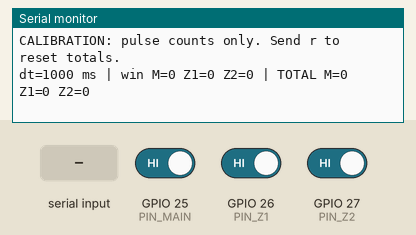
The sketch below on a simulated ESP32. On the bench: the last lines printed to the serial monitor. The inputs (shaded band) are chosen by the test bench; at power-on: GPIO 25 (PIN_MAIN) HIGH, GPIO 26 (PIN_Z1) HIGH, GPIO 27 (PIN_Z2) HIGH. Random numbers use the default seed unless the sketch sets one.

Above: at 1.4 s.
1.5 s: "r" received over Serial
At 2.0 s:
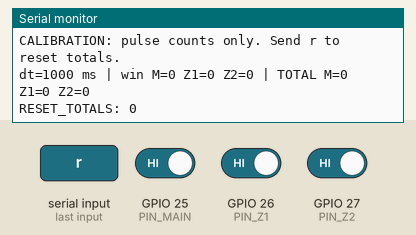
3.0 s: GPIO 25 (PIN_MAIN) driven LOW
At 3.9 s:
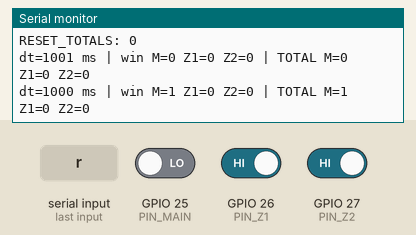
4.5 s: GPIO 26 (PIN_Z1) driven LOW
At 5.8 s:
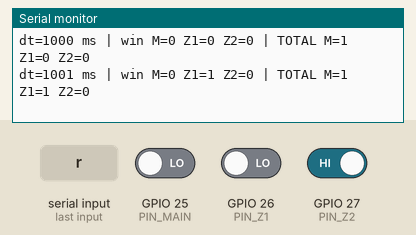
6.0 s: GPIO 27 (PIN_Z2) driven LOW
At 7.1 s:
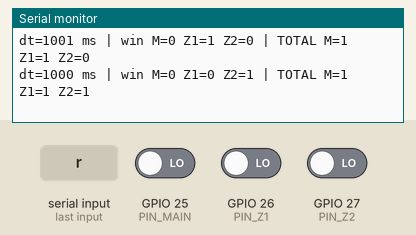

The sketch:

water_node_usb.ino
```cpp
#include <Arduino.h>
#include <esp_system.h>

constexpr bool CALIBRATION_MODE = true;
constexpr float PULSES_PER_LITER_MAIN = 0.0f;
constexpr float PULSES_PER_LITER_Z1 = 0.0f;
constexpr float PULSES_PER_LITER_Z2 = 0.0f;
constexpr uint8_t PIN_MAIN = 25, PIN_Z1 = 26, PIN_Z2 = 27;
constexpr uint32_t SAMPLE_INTERVAL_MS = 1000;
const char* DEVICE_ID = "water-node-01";
portMUX_TYPE flowMux = portMUX_INITIALIZER_UNLOCKED;
volatile uint32_t winMain = 0, winZ1 = 0, winZ2 = 0;
volatile uint32_t totalMain = 0, totalZ1 = 0, totalZ2 = 0;
uint32_t lastSampleMs = 0, sampleSequence = 0;
char bootId[17] = {0};

void IRAM_ATTR pulseMainISR() {
  portENTER_CRITICAL_ISR(&flowMux); ++winMain; ++totalMain; portEXIT_CRITICAL_ISR(&flowMux);
}
void IRAM_ATTR pulseZ1ISR() {
  portENTER_CRITICAL_ISR(&flowMux); ++winZ1; ++totalZ1; portEXIT_CRITICAL_ISR(&flowMux);
}
void IRAM_ATTR pulseZ2ISR() {
  portENTER_CRITICAL_ISR(&flowMux); ++winZ2; ++totalZ2; portEXIT_CRITICAL_ISR(&flowMux);
}
bool calibrationValid() {
  return PULSES_PER_LITER_MAIN > 0.0f && PULSES_PER_LITER_Z1 > 0.0f && PULSES_PER_LITER_Z2 > 0.0f;
}
void readSerialCommands() {
  while (Serial.available()) {
    const char cmd = static_cast<char>(Serial.read());
    if (CALIBRATION_MODE && (cmd == 'r' || cmd == 'R')) {
      portENTER_CRITICAL(&flowMux);
      totalMain = totalZ1 = totalZ2 = 0;
      portEXIT_CRITICAL(&flowMux);
      Serial.println("RESET_TOTALS: 0");
    }
  }
}
void setup() {
  Serial.begin(115200);
  delay(250);
  pinMode(PIN_MAIN, INPUT); pinMode(PIN_Z1, INPUT); pinMode(PIN_Z2, INPUT);
  attachInterrupt(digitalPinToInterrupt(PIN_MAIN), pulseMainISR, FALLING);
  attachInterrupt(digitalPinToInterrupt(PIN_Z1), pulseZ1ISR, FALLING);
  attachInterrupt(digitalPinToInterrupt(PIN_Z2), pulseZ2ISR, FALLING);
  lastSampleMs = millis();
  snprintf(bootId, sizeof(bootId), "%08lx%08lx",
           (unsigned long)esp_random(), (unsigned long)esp_random());
  if (CALIBRATION_MODE)
    Serial.println("CALIBRATION: pulse counts only. Send r to reset totals.");
  else if (!calibrationValid())
    Serial.println("ERROR: set measured pulses/L for all three sensors.");
  else
    Serial.println("USB SERIAL: JSON telemetry each second at 115200 baud.");
}
void loop() {
  readSerialCommands();
  const uint32_t now = millis();
  if (static_cast<uint32_t>(now - lastSampleMs) >= SAMPLE_INTERVAL_MS) {
    const uint32_t elapsedMs = static_cast<uint32_t>(now - lastSampleMs);
    lastSampleMs = now;
    uint32_t m, z1, z2, tm, tz1, tz2;
    portENTER_CRITICAL(&flowMux);
    m = winMain; z1 = winZ1; z2 = winZ2;
    winMain = winZ1 = winZ2 = 0;
    tm = totalMain; tz1 = totalZ1; tz2 = totalZ2;
    portEXIT_CRITICAL(&flowMux);
    if (CALIBRATION_MODE) {
      Serial.printf("dt=%lu ms | win M=%lu Z1=%lu Z2=%lu | TOTAL M=%lu Z1=%lu Z2=%lu\n",
        (unsigned long)elapsedMs, (unsigned long)m, (unsigned long)z1, (unsigned long)z2,
        (unsigned long)tm, (unsigned long)tz1, (unsigned long)tz2);
    } else if (calibrationValid()) {
      const uint32_t seq = sampleSequence++;
      const float flowM = m * (60000.0f / elapsedMs) / PULSES_PER_LITER_MAIN;
      const float flowZ1 = z1 * (60000.0f / elapsedMs) / PULSES_PER_LITER_Z1;
      const float flowZ2 = z2 * (60000.0f / elapsedMs) / PULSES_PER_LITER_Z2;
      char json[256];
      snprintf(json, sizeof(json),
        "{\"device_id\":\"%s\",\"boot_id\":\"%s\",\"seq\":%lu,\"ts_ms\":%lu,\"flow_main\":%.3f,\"flow_z1\":%.3f,\"flow_z2\":%.3f}",
        DEVICE_ID, bootId, (unsigned long)seq, (unsigned long)now, flowM, flowZ1, flowZ2);
      Serial.println(json);
    }
  }
  delay(2);
}
```

Measured:
- after the input at 1.5 s, the serial monitor: prints a new line at once (image 1)
- after the input at 3.0 s, the serial monitor: prints a new line after 0.25 s (image 2)
- after the input at 4.5 s, the serial monitor: prints a new line after 0.75 s (image 3)
- after the input at 6.0 s, the serial monitor: prints a new line after 0.25 s (image 4)
